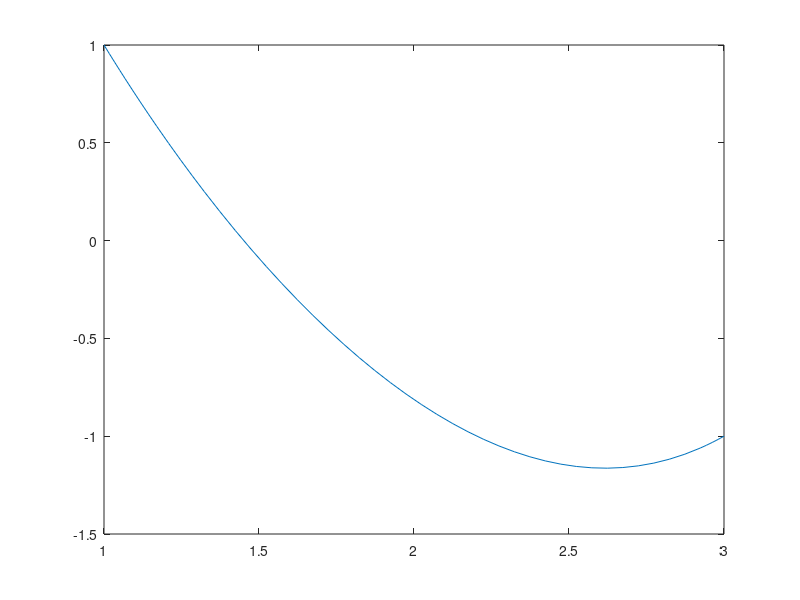

This chart was generated by the following MATLAB code:
function myshooting

%f---Verilen 2.mertebe diferansiyel denklemi 1.mertebe diferansiyel denklem
%sistemine dönüştürülmüş hali
f=@(x,y)[y(2);x+(1-x/5)*y(1)];

%init_1----Verilen sınır değer probleminin aralığın ilk noktasında verilen
%koşulu, bu değişmeyecek, y(x_0)
init_1=1;

%init_2_guess_1--Verilen 2.sınır değer koşul yerine verdiğimiz 1.tahmini
%başlangıç değer, y'(x_0)
init_2_guess_1=-1.5;
[x_values y_and_y_deriv]=ode45(f,[1,3],[init_1;init_2_guess_1]);
%aralığın sonundaki x değerine karşılık olarak bulduğumuz y değeri,
% bunun soruda verilen 2.koşula eşit olması için çalışıyoruz
y_guess_1=y_and_y_deriv(end,1)

%init_2_guess_2--Verilen 2.sınır değer koşul yerine verdiğimiz 2.tahmini
%başlangıç değer, y'(x_0)
init_2_guess_2=-3;
[x_values y_and_y_deriv]=ode45(f,[1,3],[init_1;init_2_guess_2]);
%aralığın sonundaki x değerine karşılık olarak bulduğumuz y değeri,
% bunun soruda verilen 2.koşula eşit olması için çalışıyoruz
y_guess_2=y_and_y_deriv(end,1)

%init_2_guess_3--Verilen 2.sınır değer koşul yerine kullanacağımız önceki 
%iki tahmini koşulun interpolasyonu ile elde ettiğimiz 3. tahmini başlangıç değer, y'(x_0)
init_2_guess_3=init_2_guess_2+(init_2_guess_2-init_2_guess_1)*(-1-y_guess_2)/(y_guess_2-y_guess_1);
[x_values y_and_y_deriv]=ode45(f,[1,3],[init_1;init_2_guess_3]);
%aralığın sonundaki x değerine karşılık olarak bulduğumuz y değeri,
% bunun soruda verilen 2.koşula eşit olması için çalışıyoruz
y_guess_3=y_and_y_deriv(end,1)

%t=1:.1:3;
%y_gercek=t.^2;

y_yaklasik=y_and_y_deriv(:,1);
plot(x_values,y_yaklasik)